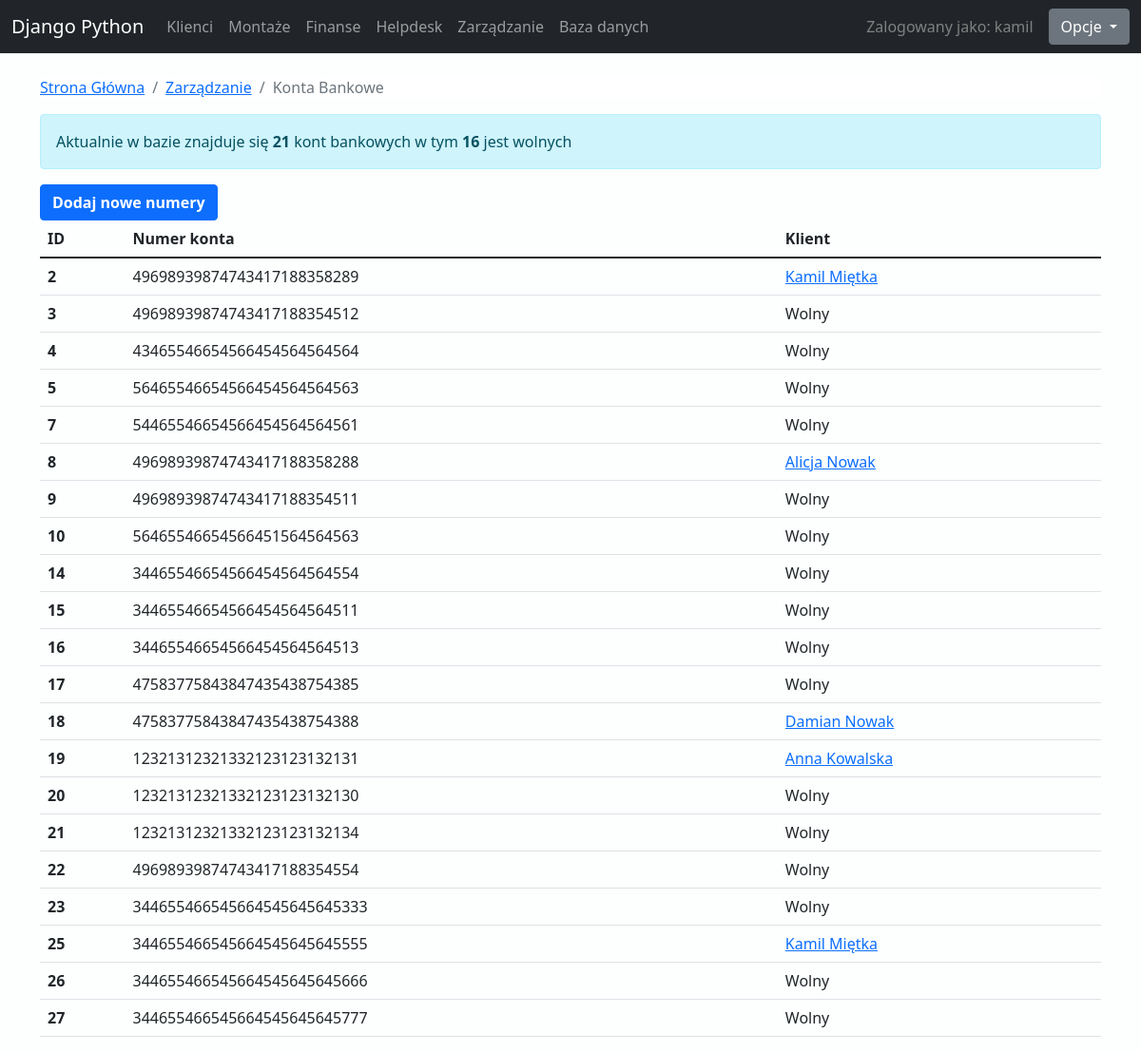
Page /zarzadzanie/spisNumerow/ (signed in) on the committed database.
### klienci/models.py (models this page shows)
class KontoBankowe(models.Model):
    numerKonta = models.CharField(max_length=26)
    klient = models.ForeignKey(Klient, on_delete=models.CASCADE, blank=True, default=None, null=True)
    class Meta:
        verbose_name = "Konto bankowe"
        verbose_name_plural = "Konta bankowe"

class Klient(models.Model):
    imie = models.CharField(max_length=50)
    nazwisko = models.CharField(max_length=50)
    pesel = models.CharField(max_length=11)
    seriaDowodu = models.CharField(max_length=9)
    aktywny = models.BooleanField(default=True)
    numerGSM = models.CharField(max_length=20, blank=True)
    numerStacjonarny = models.CharField(max_length=20, blank=True)
    email = models.EmailField(blank=True, null=True)
    miastoZamieszkania = models.CharField(max_length=50)
    ulicaZamieszkania = models.CharField(max_length=50)
    numerZamieszkania = models.CharField(max_length=50)
    numerMieszkaniaZamieszkania = models.CharField(max_length=50,blank=True)
    kodPocztowyZamieszkania = models.CharField(max_length=6)
    wojewodztwoInstalacji = models.ForeignKey(Wojewodztwo, on_delete=models.CASCADE)
    powiatInstalacji = models.ForeignKey(Powiat, on_delete=models.CASCADE)
    gminaInstalacji = models.ForeignKey(Gmina, on_delete=models.CASCADE)
    miastoInstalacji = models.ForeignKey(Miasto, on_delete=models.CASCADE)
    ulicaInstalacji = models.ForeignKey(Ulica, on_delete=models.CASCADE)
    numerInstalacji = models.CharField(max_length=50)
    numerMieszkaniaInstalacji = models.CharField(max_length=50, blank=True)
    kodPocztowyInstalacji = models.CharField(max_length=6)
    uzytkownik = models.OneToOneField(User, null=True, on_delete=models.CASCADE)
    stanKonta = models.FloatField(default=0)
    taryfa = models.ForeignKey(Taryfa, on_delete=models.CASCADE, blank=True, null=True)
    pakiety = models.ManyToManyField(PakietDodatkowy, blank=True,)
    def __str__(self):
        return f'{self.imie} {self.nazwisko}'
    class Meta:
        verbose_name = "Klient"
        verbose_name_plural = "Klienci"

### zarzadzanie/views.py (the view, shortened to what this page needs)
# urls.py: path('spisNumerow/', views.spisNumerow, name="spisNumerow"),
@login_required(login_url="logowanie")
def spisNumerow(request):
    kontaBankowe = KontoBankowe.objects.all()
    kontaBankoweKlient = KontoBankowe.objects.filter(klient_id = None)
    kontaBankoweIlosc = kontaBankowe.count()
    kontaBankoweKlientIlosc = kontaBankoweKlient.count()
    return render(request, 'zarzadzanie/spisNumerow.html', {'kontaBankowe': kontaBankowe, 'kontaBankoweKlientIlosc': kontaBankoweKlientIlosc, 'kontaBankoweIlosc': kontaBankoweIlosc,})

### templates/zarzadzanie/spisNumerow.html (shortened to what this page needs)
{% extends 'glowna/szablon.html' %}
{%block content %}
<nav style="background-color:white;" aria-label="breadcrumb">
    <ol class="breadcrumb">
      <li class="breadcrumb-item"><a href="{% url 'glowna' %}">Strona Główna</a></li>
      <li class="breadcrumb-item"><a href="{% url 'zarzadzanie' %}">Zarządzanie</a></li>
      <li class="breadcrumb-item active" aria-current="page">Konta Bankowe</li>
    </ol>
</nav>
<div class="alert alert-info" role="alert">
    Aktualnie w bazie znajduje się <b>{{kontaBankoweIlosc}}</b> kont bankowych w tym <b>{{kontaBankoweKlientIlosc}}</b> jest wolnych
  </div>
  <button type="button" class="btn btn-primary" data-bs-toggle="modal" data-bs-target="#staticBackdropNumery">
    <b>Dodaj nowe numery</b>
  </button>
<table class="table" id="tabela">
    <thead>
      <tr>
        <th scope="col">ID</th>
        <th scope="col">Numer konta</th>
        <th scope="col">Klient</th>
      </tr>
    </thead>
    <tbody>
        {%for numer in kontaBankowe%}
        <tr>
            <th scope="row">{{numer.id}}</th>
                <td>{{numer.numerKonta}}</td>
                {% if numer.klient %}
                <td><a href='/klienci/id/{{numer.klient.id}}'>{{numer.klient}}</a></td>
                {% else %}
                <td>Wolny</td>
                {% endif %}
        </tr>
        {% endfor %}
    </tbody>
</table>
{% endblock %}

### templates/glowna/nawigacja.html (shortened to what this page needs)
<div class="sticky-top">
<nav class="navbar navbar-expand-lg navbar-dark bg-dark">
			<div class="container-fluid">
				<a href="{% url 'glowna'%}" class="navbar-brand">Django Python</a>
				<div class="collapse navbar-collapse" id="navbarSupportedContent">
					<ul class="navbar-nav me-auto mb-2 mb-lg-0">
							<li class="nav-item">
								<a class="nav-link" href="{% url 'klienci'%}">Klienci </a>
							</li>
							<li class="nav-item">
								<a class="nav-link" href="{% url 'montaze'%}">Montaże</a>
							</li>
							<li class="nav-item">
								<a class="nav-link" href="{% url 'finanse'%}">Finanse</a>
							</li>
							<li class="nav-item">
								<a class="nav-link" href="{% url 'zgloszenia'%}">Helpdesk</a>
							</li>
							<li class="nav-item">
								<a class="nav-link" href="{% url 'zarzadzanie'%}">Zarządzanie</a>
							</li>
							{% if request.user.is_superuser %}
							<li class="nav-item">
								<a class="nav-link" href="{% url 'admin:index' %}">Baza danych</a>
							</li>
							{% else %}
							<li class="nav-item">
								<a class="nav-link disabled" href="{% url 'admin:index' %}">Baza danych</a>
							</li>
							{% endif %}
					</ul>
						<span style="color:gray;"class="nav-link">Zalogowany jako: {{request.user}} </span>
						<div class="dropdown ">
							<button class="btn btn-secondary dropdown-toggle" type="button" id="dropdownMenuButton1" data-bs-toggle="dropdown" aria-expanded="false">
							Opcje
							</button>
						</div>
				</div>
			</div>
</nav>
</div>

### statyczne/szablonStyl.css (style rules this page uses)
body { background-color:rgb(252, 255, 254); }

### rows in the picture
KontoBankowe: id "2", numerKonta "49698939874743417188358289", klient "Kamil Miętka"
KontoBankowe: id "3", numerKonta "49698939874743417188354512", shows "Wolny"
KontoBankowe: id "4", numerKonta "43465546654566454564564564", shows "Wolny"
KontoBankowe: id "5", numerKonta "56465546654566454564564563", shows "Wolny"
KontoBankowe: id "7", numerKonta "54465546654566454564564561", shows "Wolny"
KontoBankowe: id "8", numerKonta "49698939874743417188358288", klient "Alicja Nowak"
KontoBankowe: id "9", numerKonta "49698939874743417188354511", shows "Wolny"
KontoBankowe: id "10", numerKonta "56465546654566451564564563", shows "Wolny"
KontoBankowe: id "14", numerKonta "34465546654566454564564554", shows "Wolny"
KontoBankowe: id "15", numerKonta "34465546654566454564564511", shows "Wolny"
KontoBankowe: id "16", numerKonta "34465546654566454564564513", shows "Wolny"
KontoBankowe: id "17", numerKonta "47583775843847435438754385", shows "Wolny"
KontoBankowe: id "18", numerKonta "47583775843847435438754388", klient "Damian Nowak"
KontoBankowe: id "19", numerKonta "12321312321332123123132131", klient "Anna Kowalska"
KontoBankowe: id "20", numerKonta "12321312321332123123132130", shows "Wolny"
KontoBankowe: id "21", numerKonta "12321312321332123123132134", shows "Wolny"
KontoBankowe: id "22", numerKonta "49698939874743417188354554", shows "Wolny"
KontoBankowe: id "23", numerKonta "344655466545664545645645333", shows "Wolny"
KontoBankowe: id "25", numerKonta "344655466545664545645645555", klient "Kamil Miętka"
KontoBankowe: id "26", numerKonta "344655466545664545645645666", shows "Wolny"
KontoBankowe: id "27", numerKonta "344655466545664545645645777", shows "Wolny"

### other values in the picture
{{ request.user }} "kamil"
{{ kontaBankoweIlosc }} "21"
{{ kontaBankoweKlientIlosc }} "16"
